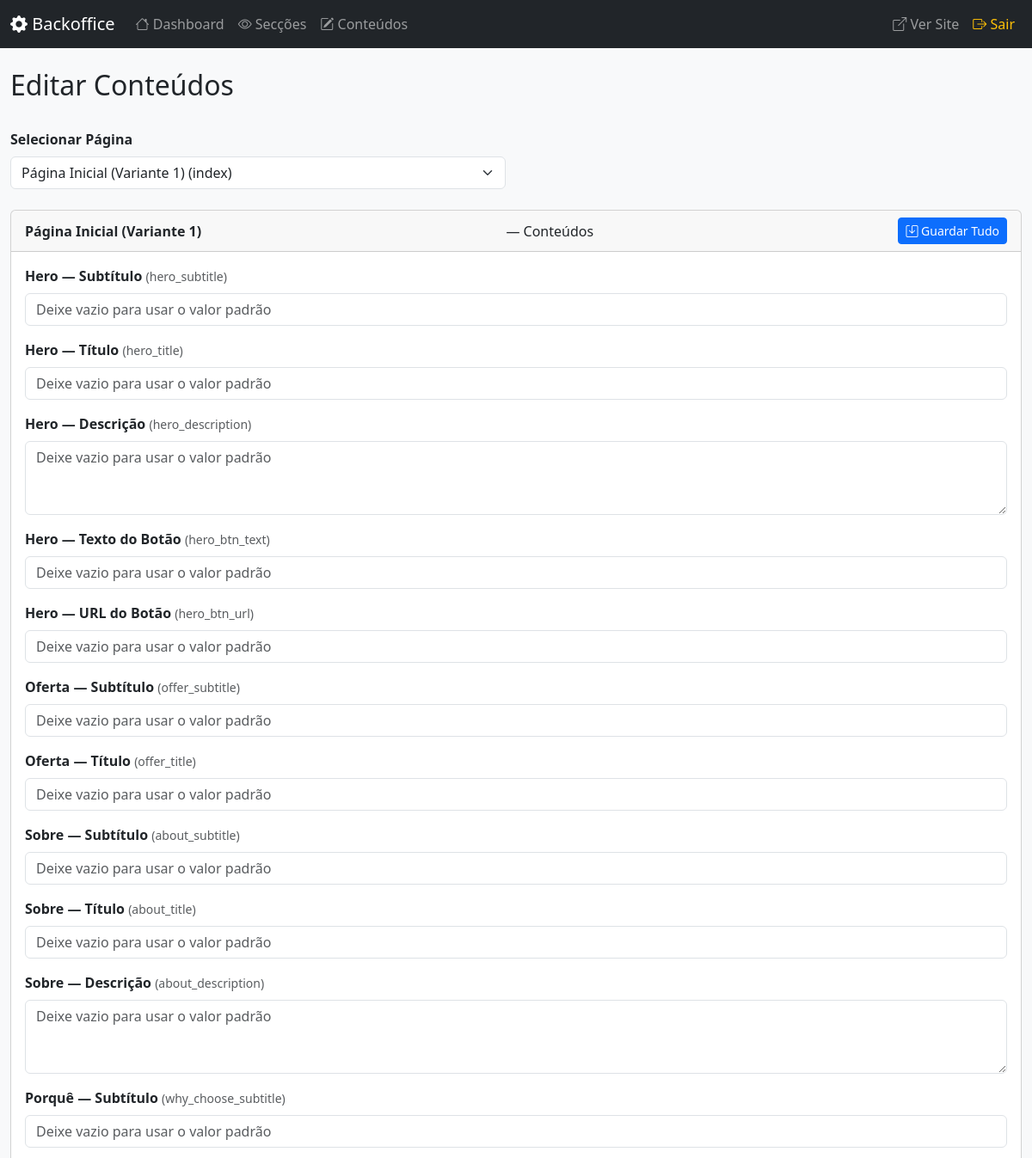
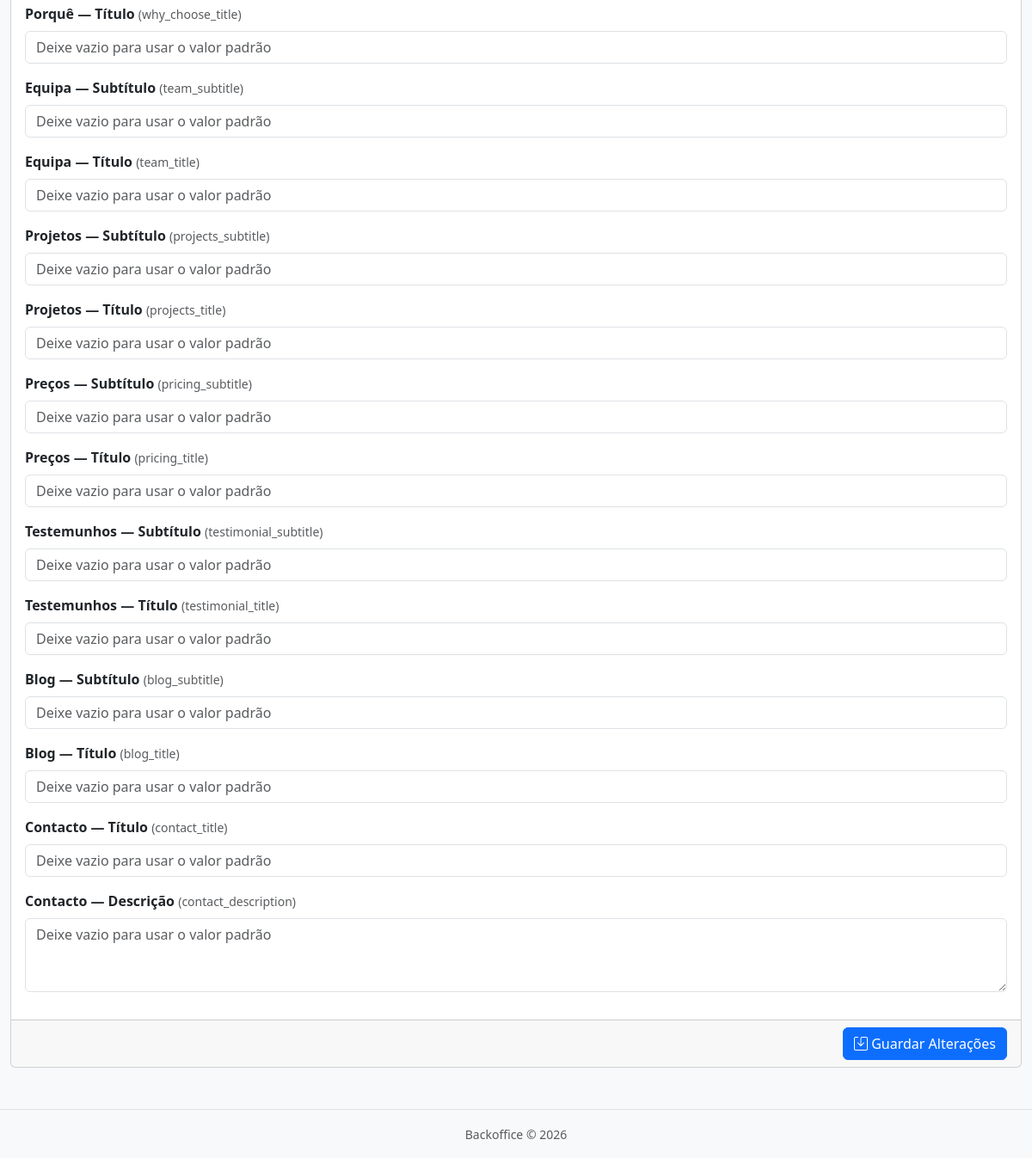
Screenshot of /admin/content.php?page=index (signed in) with the database file from the repository (2 pictures, top to bottom).
### tables this page shows
CREATE TABLE IF NOT EXISTS content (
    id INT AUTO_INCREMENT PRIMARY KEY,
    page VARCHAR(255) NOT NULL,
    content_key VARCHAR(255) NOT NULL,
    content_value TEXT DEFAULT NULL,
    content_type VARCHAR(50) DEFAULT 'text',
    label VARCHAR(255),
    UNIQUE KEY page_content (page, content_key)
);

### includes/functions.php (called while the page is built, shortened)
<?php
function get_page_content($page) {
    $db = getDB();
    $stmt = $db->prepare('SELECT * FROM content WHERE page = :page ORDER BY id ASC');
    $stmt->bindValue(':page', $page, PDO::PARAM_STR);
    $stmt->execute();
    return $stmt->fetchAll(PDO::FETCH_ASSOC);
}
function get_all_pages() {
    $db = getDB();
    $result = $db->query('SELECT DISTINCT page FROM sections ORDER BY page ASC');
    return $result->fetchAll(PDO::FETCH_COLUMN);
}
function page_label($page) {
    $labels = [
        'index'             => 'Página Inicial (Variante 1)',
        'index-2'           => 'Página Inicial (Variante 2)',
        'index-3'           => 'Página Inicial (Variante 3)',
        'about'             => 'Sobre Nós',
        'services'          => 'Serviços',
        'service-details'   => 'Detalhes do Serviço',
        'portfolios'        => 'Portfólio',
        'portfolio-details' => 'Detalhes do Portfólio',
        'blog-standard'     => 'Blog',
        'blog-details'      => 'Detalhes do Blog',
        'team'              => 'Equipa',
        'pricing'           => 'Preços',
        'faq'               => 'FAQ',
        'contact'           => 'Contacto',
        'error'             => 'Página de Erro',
        'global'            => 'Global (Header/Footer)',
    ];
    return isset($labels[$page]) ? $labels[$page] : ucfirst(str_replace('-', ' ', $page));
}

### admin/content.php (the view, shortened to what this page needs)
<?php
require_once __DIR__ . '/../includes/functions.php';
$selectedPage = isset($_GET['page']) ? $_GET['page'] : null;
$pages = get_all_pages();
$contentItems = [];
if ($selectedPage) {
    $contentItems = get_page_content($selectedPage);
}
include __DIR__ . '/includes/header.php';
?>
<div class="d-flex justify-content-between align-items-center mb-4">
    <h2>Editar Conteúdos</h2>
</div>
<div class="row mb-4">
    <div class="col-md-6">
        <label class="form-label fw-bold">Selecionar Página</label>
        <select class="form-select" onchange="window.location='content.php?page='+this.value">
            <?php foreach ($pages as $p): ?>
            <option value="<?= htmlspecialchars($p, ENT_QUOTES, 'UTF-8') ?>" <?= $selectedPage === $p ? 'selected' : '' ?>>
                <?= htmlspecialchars(page_label($p), ENT_QUOTES, 'UTF-8') ?> (<?= htmlspecialchars($p, ENT_QUOTES, 'UTF-8') ?>)
            </option>
            <?php endforeach; ?>
        </select>
    </div>
</div>
<?php if ($selectedPage && !empty($contentItems)): ?>
<form method="post" action="content.php?page=<?= urlencode($selectedPage) ?>">
    <div class="card">
        <div class="card-header d-flex justify-content-between align-items-center">
            <strong><?= htmlspecialchars(page_label($selectedPage), ENT_QUOTES, 'UTF-8') ?></strong> — Conteúdos
            <button type="submit" class="btn btn-primary btn-sm"><i class="bi bi-save"></i> Guardar Tudo</button>
        </div>
        <div class="card-body">
            <?php foreach ($contentItems as $item): ?>
            <div class="mb-3">
                <label class="form-label fw-bold">
                    <?= htmlspecialchars($item['label'] ?: $item['content_key'], ENT_QUOTES, 'UTF-8') ?>
                    <small class="text-muted fw-normal">(<?= htmlspecialchars($item['content_key'], ENT_QUOTES, 'UTF-8') ?>)</small>
                </label>
                <?php if ($item['content_type'] === 'textarea' || $item['content_type'] === 'html'): ?>
                <textarea name="content_<?= (int)$item['id'] ?>" class="form-control" rows="3"
                          placeholder="Deixe vazio para usar o valor padrão"><?= htmlspecialchars($item['content_value'] ?? '', ENT_QUOTES, 'UTF-8') ?></textarea>
                <?php else: ?>
                <input type="text" name="content_<?= (int)$item['id'] ?>" class="form-control"
                       value="<?= htmlspecialchars($item['content_value'] ?? '', ENT_QUOTES, 'UTF-8') ?>"
                       placeholder="Deixe vazio para usar o valor padrão">
                <?php endif; ?>
            </div>
            <?php endforeach; ?>
        </div>
        <div class="card-footer text-end">
            <button type="submit" class="btn btn-primary"><i class="bi bi-save"></i> Guardar Alterações</button>
        </div>
    </div>
</form>
<?php elseif ($selectedPage): ?>
<div class="alert alert-info">Nenhum conteúdo editável encontrado para esta página.</div>
<?php endif; ?>
<?php include __DIR__ . '/includes/footer.php'; ?>

### admin/assets/admin.css (style rules this page uses)
body { background-color: #f8f9fa; }

### rows the page displays
content: label "Hero — Subtítulo", content_key "hero_subtitle"
content: label "Hero — Título", content_key "hero_title"
content: label "Hero — Descrição", content_key "hero_description", id "Deixe vazio para usar o valor padrão"
content: label "Hero — Texto do Botão", content_key "hero_btn_text"
content: label "Hero — URL do Botão", content_key "hero_btn_url"
content: label "Oferta — Subtítulo", content_key "offer_subtitle"
content: label "Oferta — Título", content_key "offer_title"
content: label "Sobre — Subtítulo", content_key "about_subtitle"
content: label "Sobre — Título", content_key "about_title"
content: label "Sobre — Descrição", content_key "about_description", id "Deixe vazio para usar o valor padrão"
content: label "Porquê — Subtítulo", content_key "why_choose_subtitle"
content: label "Porquê — Título", content_key "why_choose_title"
content: label "Equipa — Subtítulo", content_key "team_subtitle"
content: label "Equipa — Título", content_key "team_title"
content: label "Projetos — Subtítulo", content_key "projects_subtitle"
content: label "Projetos — Título", content_key "projects_title"
content: label "Preços — Subtítulo", content_key "pricing_subtitle"
content: label "Preços — Título", content_key "pricing_title"
content: label "Testemunhos — Subtítulo", content_key "testimonial_subtitle"
content: label "Testemunhos — Título", content_key "testimonial_title"
content: label "Blog — Subtítulo", content_key "blog_subtitle"
content: label "Blog — Título", content_key "blog_title"
content: label "Contacto — Título", content_key "contact_title"
content: label "Contacto — Descrição", content_key "contact_description", id "Deixe vazio para usar o valor padrão"

### other values shown
page_label($selectedPage) "Página Inicial (Variante 1)"
form field value "Página Inicial (Variante 1) (index)"
